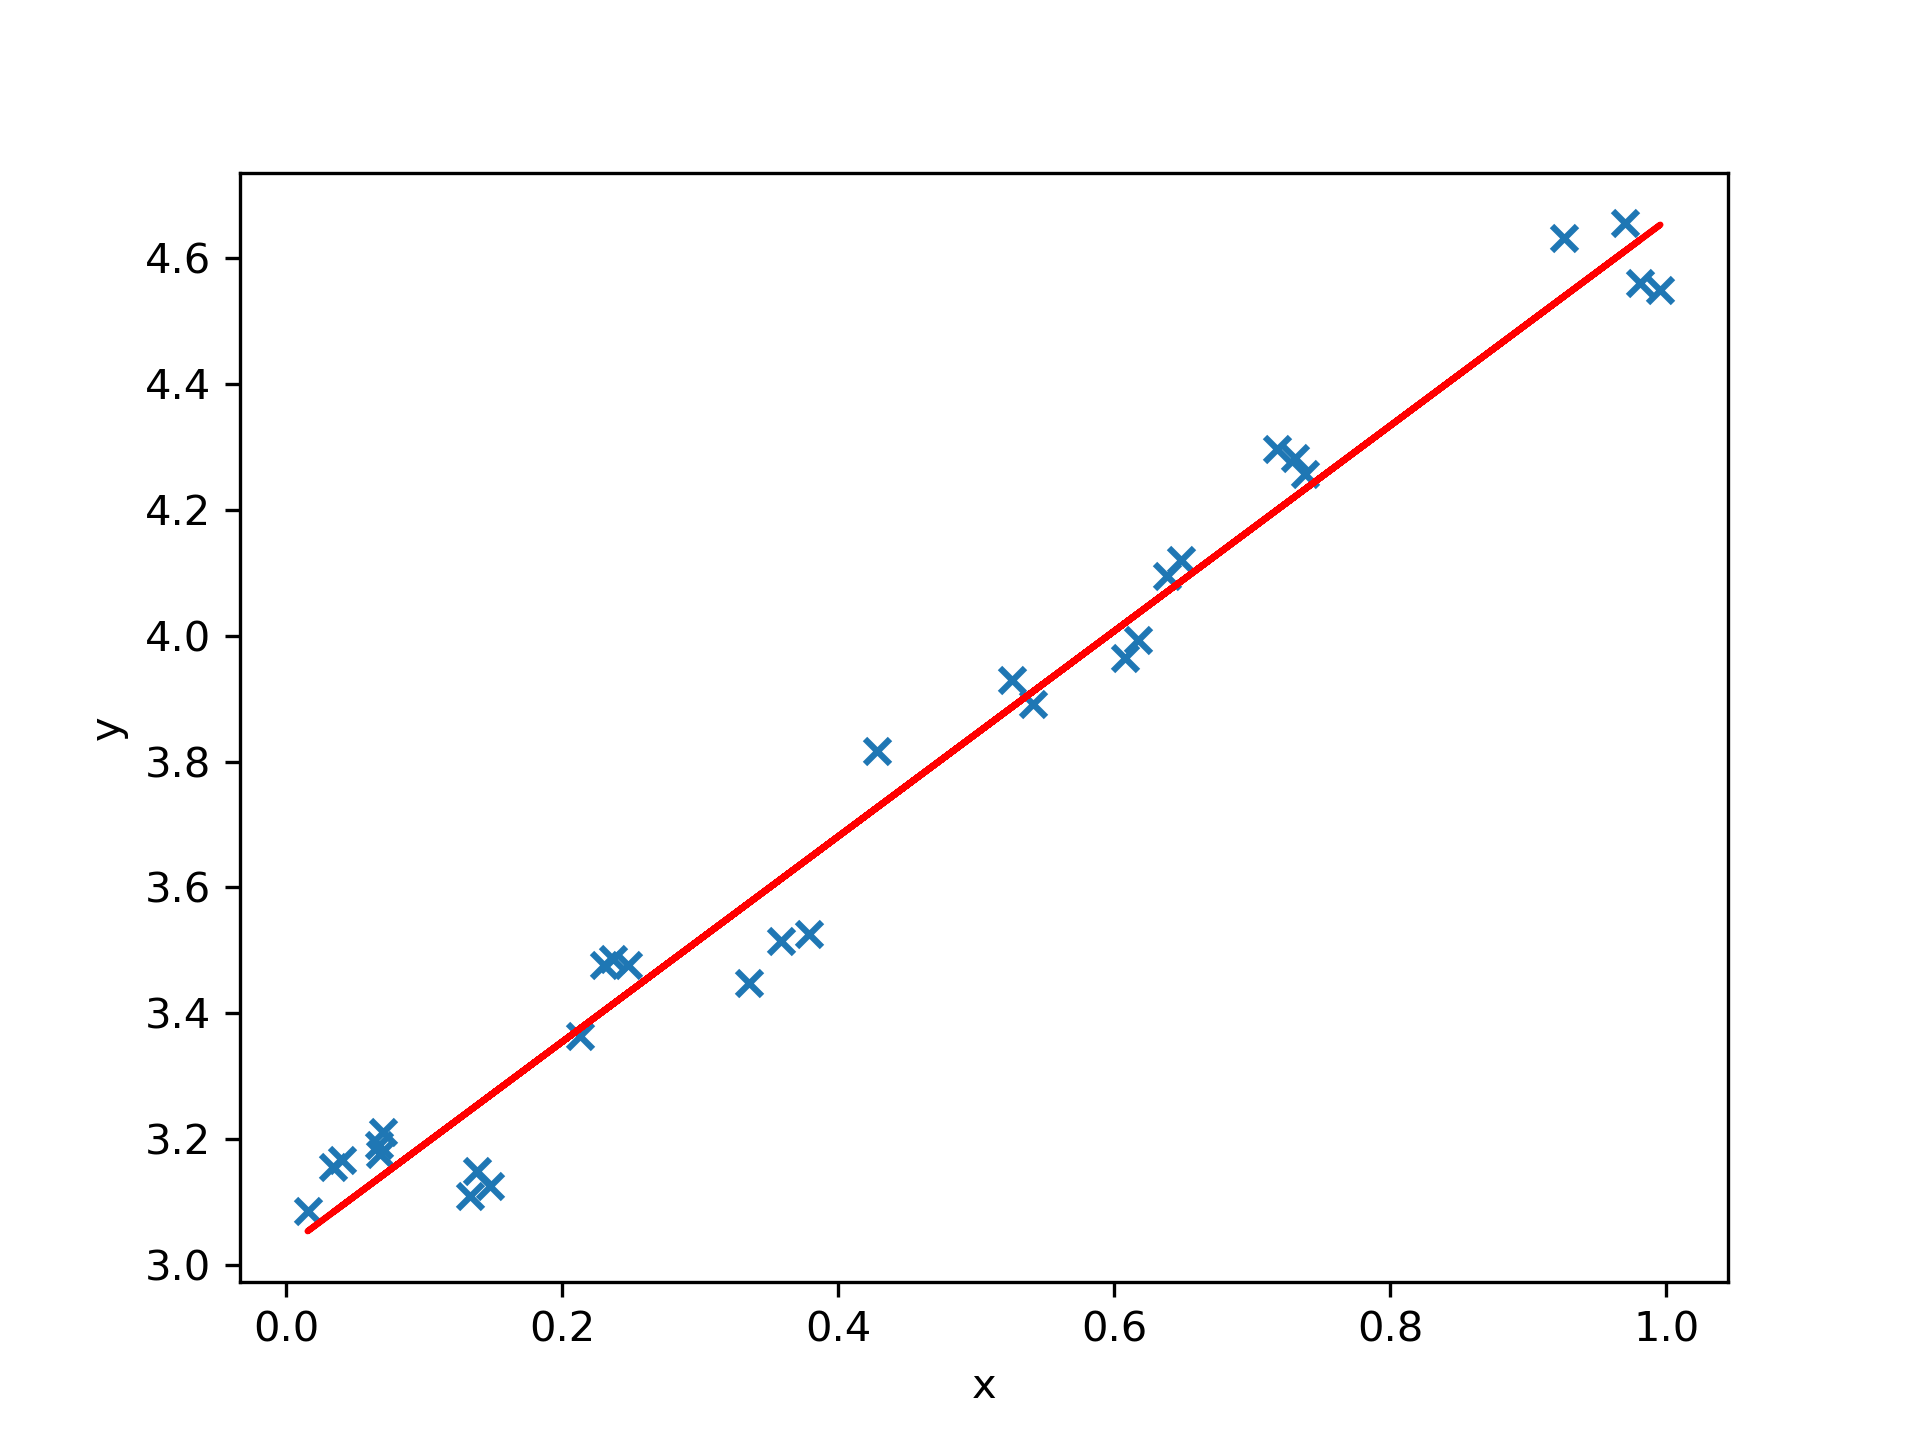

The Python source for this figure:
# 线性回归
import numpy as np  # 快速操作结构数组的工具
import matplotlib.pyplot as plt  # 可视化绘制
from sklearn.linear_model import LinearRegression  # 线性回归
from sklearn.metrics import r2_score

# 样本数据集，第一列为x，第二列为y，在x和y之间建立回归模型
data = [
    [0.067732, 3.176513], [0.427810, 3.816464], [0.995731, 4.550095], [0.738336, 4.256571], [0.981083, 4.560815],
    [0.526171, 3.929515], [0.378887, 3.526170], [0.033859, 3.156393], [0.132791, 3.110301], [0.138306, 3.149813],
    [0.247809, 3.476346], [0.648270, 4.119688], [0.731209, 4.282233], [0.236833, 3.486582], [0.969788, 4.655492],
    [0.607492, 3.965162], [0.358622, 3.514900], [0.147846, 3.125947], [0.637820, 4.094115], [0.230372, 3.476039],
    [0.070237, 3.210610], [0.067154, 3.190612], [0.925577, 4.631504], [0.717733, 4.295890], [0.015371, 3.085028],
    [0.335070, 3.448080], [0.040486, 3.167440], [0.212575, 3.364266], [0.617218, 3.993482], [0.541196, 3.891471]
]

# 生成X和y矩阵
dataMat = np.array(data)
print(dataMat)
X = dataMat[:, 0:1]  # 变量x
y = dataMat[:, 1]  # 变量y

# ========线性回归========
model = LinearRegression(copy_X=True, fit_intercept=True, n_jobs=1, normalize=False)
model.fit(X, y)  # 线性回归建模
print('回归系数:\n', model.coef_)
print('截距:\n', model.intercept_)
print('线性回归模型:\n', model)
# 使用模型预测
predicted = model.predict(X)

print('R2:',r2_score(y,predicted))
# 绘制散点图 参数：x横轴 y纵轴
plt.scatter(X, y, marker='x')
plt.plot(X, predicted, c='r')

# 绘制x轴和y轴坐标
plt.xlabel("x")
plt.ylabel("y")

# 显示图形
plt.savefig('一元线性回归.png',dpi=300)
plt.show()